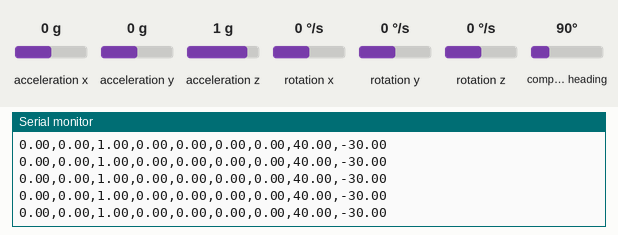
The sketch below on a simulated Arduino Nano 33 BLE. Shown: the last lines printed to the serial monitor. The inputs (shaded band) are chosen by the test bench; at power-on: acceleration x 0 g, acceleration y 0 g, acceleration z 1 g, rotation x 0 °/s, rotation y 0 °/s, rotation z 0 °/s, compass heading 90°. Nothing arrives over Bluetooth unless stated; a phone connects over Bluetooth LE 3 s after start.

Above: at 3.9 s.
4.0 s: acceleration x set to -1.4 g
At 4.05 s:
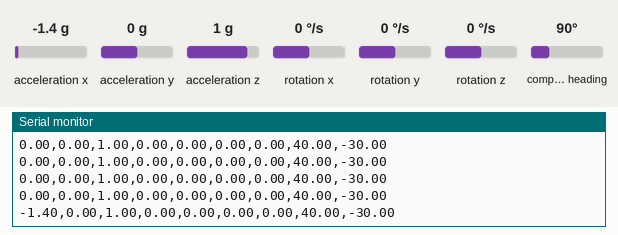
5.5 s: acceleration y set to -1.4 g
At 5.51 s:
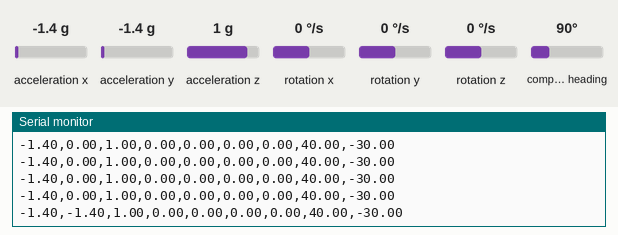
7.0 s: acceleration z set to -1.4 g
At 7.07 s:
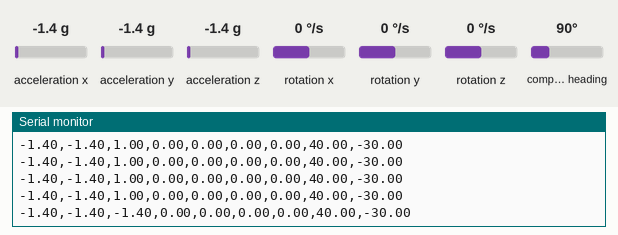
8.5 s: rotation x set to -192 °/s
At 8.52 s:
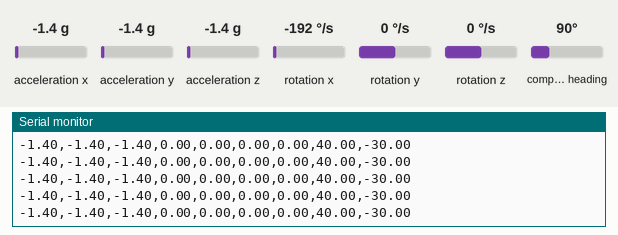
10.0 s: rotation y set to -192 °/s
At 10.09 s:
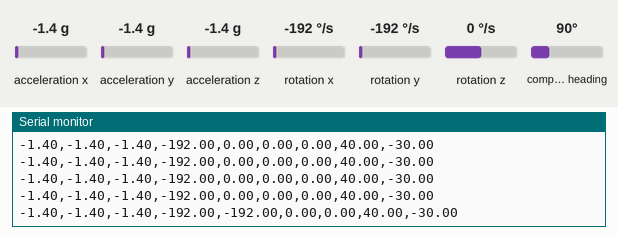

Measured:
- after the input at 4.0 s, the serial monitor: prints a new line after 0.05 s (image 1)
- after the input at 5.5 s, the serial monitor: prints a new line at once (image 2)
- after the input at 7.0 s, the serial monitor: prints a new line after 0.06 s (image 3)
- after the input at 10.0 s, the serial monitor: prints a new line after 0.08 s (image 5)

The sketch:

ble_enabled.ino
```cpp
#include <ArduinoBLE.h>
#include <Arduino_BMI270_BMM150.h>  // IMU sensor

// Fixed UUIDs (random but constant)
#define IMU_SERVICE_UUID       "12345678-1234-5678-1234-56789abcdef0"
#define IMU_CHARACTERISTIC_UUID "12345678-1234-5678-1234-56789abcdef1"

BLEService imuService(IMU_SERVICE_UUID);
BLECharacteristic imuChar(IMU_CHARACTERISTIC_UUID, BLERead | BLENotify, 100);

void setup() {
  Serial.begin(115200);
  while (!Serial);

  if (!IMU.begin()) {
    Serial.println("Failed to initialize IMU!");
    while (1);
  }

  if (!BLE.begin()) {
    Serial.println("Starting BLE failed!");
    while (1);
  }

  BLE.setLocalName("BLE_Fatigue_Tracker");
  BLE.setAdvertisedService(imuService);

  imuService.addCharacteristic(imuChar);
  BLE.addService(imuService);

  imuChar.writeValue("IMU ready");

  BLE.advertise();
  Serial.println("✅ BLE IMU Service advertising...");
}

void loop() {
  BLEDevice central = BLE.central();

  if (central) {
    Serial.print("Connected to: ");
    Serial.println(central.address());

    while (central.connected()) {
      float ax, ay, az, gx, gy, gz, mx, my, mz;

      if (IMU.accelerationAvailable() && IMU.gyroscopeAvailable() && IMU.magneticFieldAvailable()) {
        IMU.readAcceleration(ax, ay, az);
        IMU.readGyroscope(gx, gy, gz);
        IMU.readMagneticField(mx, my, mz);

        char buffer[100];
        snprintf(buffer, sizeof(buffer), "%.2f,%.2f,%.2f,%.2f,%.2f,%.2f,%.2f,%.2f,%.2f",
                 ax, ay, az, gx, gy, gz, mx, my, mz);

        imuChar.writeValue(buffer);
        Serial.println(buffer);
      }

      delay(100); // ~10 Hz
    }

    Serial.println("Disconnected");
  }
}
```
